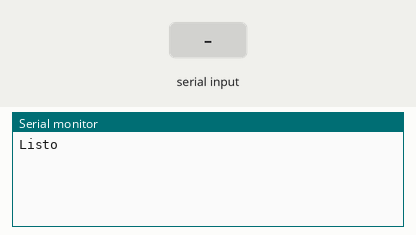
Bench run of a sketch on a simulated Arduino Uno, built with avr-gcc and run on an emulated ATmega328P. Shown: the last lines printed to the serial monitor. Inputs (shaded band) come from the test bench.

Above: at 1.2 s.
1.3 s: "1" received over the second serial link
At 2.2 s:
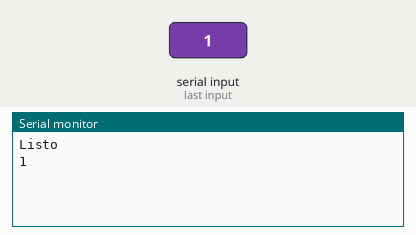
2.8 s: "0" received over the second serial link
At 3.3 s:
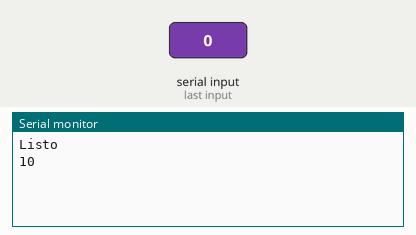

Measured:
- after the input at 1.3 s, the serial monitor: prints a new line at once (image 1)
- after the input at 2.8 s, the serial monitor: prints a new line at once (image 2)

The sketch:

Configuracion.ino
```cpp
#include<SoftwareSerial.h>
int rx=10;
int tx=11;
SoftwareSerial Motorconfig(rx,tx);
void setup() {
	Serial.begin(9600);
	Motorconfig.begin(38400);
	Serial.print("Listo\n");
}
void loop(){
	if(Motorconfig.available()){
		Serial.write(Motorconfig.read());
	}
	if(Serial.available()){
		Motorconfig.write(Serial.read());
	}
}
```
